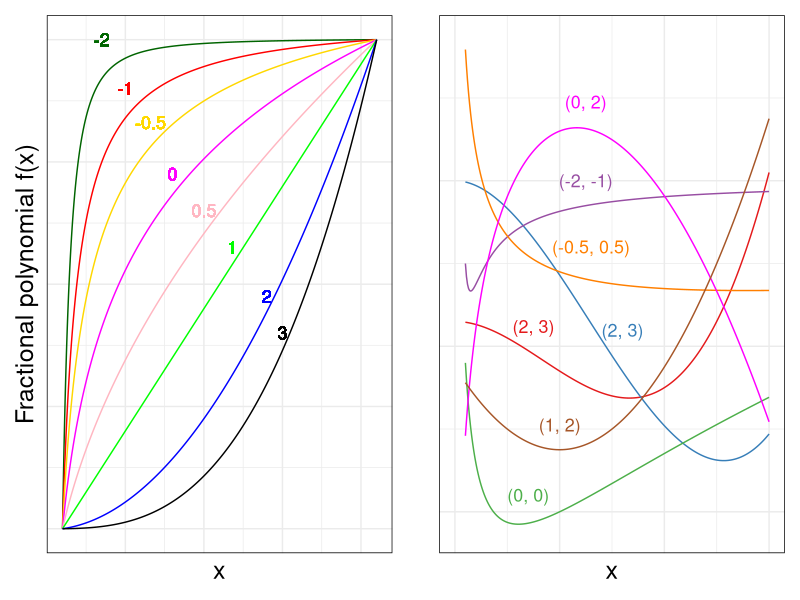

The R script that drew this image:
## ---- chunk 1
knitr::opts_chunk$set(
  collapse = TRUE,
  comment = "#>",
  message = FALSE,
  warning = FALSE,
  fig.width = 7,
  fig.height = 4.5,
  out.width = "100%"
)

oldwidth <- getOption("width")
options(width = 100)

library(ggplot2)
library(patchwork)
## ---- chunk 2
#==============================================================================
# 8 FP1 FUNCTIONS 
#===============================================================================
x <- seq(0.05, 1.05, length.out = 1000)
funx <- function(x, power){
  ifelse(power == rep(0, length(x)), log(x), x^power)
}
s <- c(-2, -1, -0.5, 0, 0.5, 1, 2, 3)
# transform x using the powers in s
outx <- lapply(s, function(s) funx(x = x, power = s))

# multiply the first 3 with -1 so that the function increase rather than decrease
# due to negative powers. these are betas i,e y = beta*x^p
k <- c(-1, -1, -1, 1, 1, 1, 1, 1)
datx <- matrix(unlist(outx), ncol = length(s))
datax <- datx %*% diag(k)
# standardize the data so that y is in the same range
dataxx <- apply(datax, 2, function(x) (x - min(x)) / (max(x) - min(x)))
colnames(dataxx) <- c(paste0("x", 1:length(s)))
dataxx <- as.data.frame(dataxx)
dataxx$x <- x
width <- 0.5
fig1 <- ggplot(dataxx, aes(x)) + 
  geom_line(aes(y = x1, colour = "x1"), linewidth = width, color = "#006400") + 
  geom_line(aes(y = x2, colour = "x2"), linewidth = width, color ="#ff0000") + 
  geom_line(aes(y = x3, colour = "x3"), linewidth = width, color ="#ffd700") +
  geom_line(aes(y = x4, colour = "x4"), linewidth = width, color ="#ff00ff") +
  geom_line(aes(y = x5, colour = "x5"), linewidth = width, color ="#ffb6c1") +
  geom_line(aes(y = x6, colour = "x6"), linewidth = width, color ="#00ff00") +
  geom_line(aes(y = x7, colour = "x7"), linewidth = width, color ="#0000ff") +
  geom_line(aes(y = x8, colour = "x8"), linewidth = width, color ="#000000") +
  geom_text(aes(x = 0.175, y = 1,size = 5, label = "-2"), color = "#006400") +
  geom_text(aes(x = 0.25, y = 0.9,size = 5, label = "-1"), color = "#ff0000") +
  geom_text(aes(x = 0.33, y = 0.83,size = 5, label = "-0.5"), color = "#ffd700") +
  geom_text(aes(x = 0.4, y = 0.725,size = 5, label = "0"), color = "#ff00ff") +
  geom_text(aes(x = 0.5, y = 0.65,size = 5, label = "0.5"), color = "#ffb6c1") +
  geom_text(aes(x = 0.59, y = 0.575,size = 5, label = "1"), color = "#00ff00") +
  geom_text(aes(x = 0.7, y = 0.475,size = 5, label = "2"), color = "#0000ff") +
  geom_text(aes(x = 0.75, y = 0.4,size = 5, label = "3"), color = "#000000") +
  labs(x="x", y="Fractional polynomial f(x)") +
  theme_bw() +
  theme(
    legend.position = "none",
    panel.border = element_rect(colour = "black", fill=NA, linewidth=0.5),
    axis.ticks = element_blank(),
    axis.text.y = element_blank(),
    axis.title=element_text(size=18),
    axis.text.x = element_blank()) 

# Define functions
f1 <- function(x) 3 - 10*x^2 + 4*x^3
f2 <- function(x) 20 - 15.4*x^2 + 4*x^3
f3 <- function(x) -20 + 6*log(x) + 6*log(x)*log(x)
f4 <- function(x) 20 + 0.3*(x^-2) - 4*(x^-1)
f5 <- function(x) -10 + 5*(x^0.5) + 14*(x^-0.5)
f6 <- function(x) 33 + 19*log(x) - 7*(x^2)
f7 <- function(x) -10 + 10*(x - 1.5) + 10*(x - 1.5)^2

# Create data frames for each function
x <- seq(0.1, 3, by = 0.01)
df1 <- data.frame(x = x, y = f1(x))
df2 <- data.frame(x = x, y = f2(x))
df3 <- data.frame(x = x, y = f3(x))
df4 <- data.frame(x = x, y = f4(x))
df5 <- data.frame(x = x, y = f5(x))
df6 <- data.frame(x = x, y = f6(x))
df7 <- data.frame(x = x, y = f7(x))

# Plot functions
fig2 <- ggplot() +
    geom_line(data = df1, aes(x = x, y = y), color = "#e41a1c") +
    geom_line(data = df2, aes(x = x, y = y), color = "#377eb8") +
    geom_line(data = df3, aes(x = x, y = y), color = "#4daf4a") +
    geom_line(data = df4, aes(x = x, y = y), color = "#984ea3") +
    geom_line(data = df5, aes(x = x, y = y), color = "#ff7f00") +
    geom_line(data = df6, aes(x = x, y = y), color = "#FF00FF") +
    geom_line(data = df7, aes(x = x, y = y), color = "#a65628") +
    scale_x_continuous(limits = c(0, 3)) +
    scale_y_continuous(expand = c(0, 0), limits = c(-25,40)) + theme_classic() +
    geom_text(aes(x = 0.75, y = 2.4,size = 5, label = "(2, 3)"), color = "#e41a1c") +
    geom_text(aes(x = 1.6, y =1.95,size = 5, label = "(2, 3)"), color = "#377eb8")+
    geom_text(aes(x = 0.7, y = -18,size = 5, label = "(0, 0)"), color = "#4daf4a") +
    geom_text(aes(x = 1.25, y = 20,size = 5, label = "(-2, -1)"), color = "#984ea3") +
    geom_text(aes(x = 1.3, y = 12,size = 5, label = "(-0.5, 0.5)"), color = "#ff7f00") +
    geom_text(aes(x = 1.25, y = 29.5,size = 5, label = "(0, 2)"), color = "#FF00FF") +
    geom_text(aes(x = 1, y = -9.5,size = 5, label = "(1, 2)"), color = "#a65628") +
    ylab(" ") +
    theme_bw() +
    theme(
      legend.position = "none",
      panel.border = element_rect(colour = "black", fill=NA, linewidth=0.5),
      axis.title = element_text(size=18),
      axis.ticks = element_blank(),
      axis.text.y = element_blank(),
      axis.text.x = element_blank()
    )

figure <- patchwork::wrap_plots(fig1, fig2, 
                               ncol = 2, nrow = 1, 
                               widths = 8, heights = 2)

## ---- chunk 3
figure
## ---- chunk 4
options(width = oldwidth)
